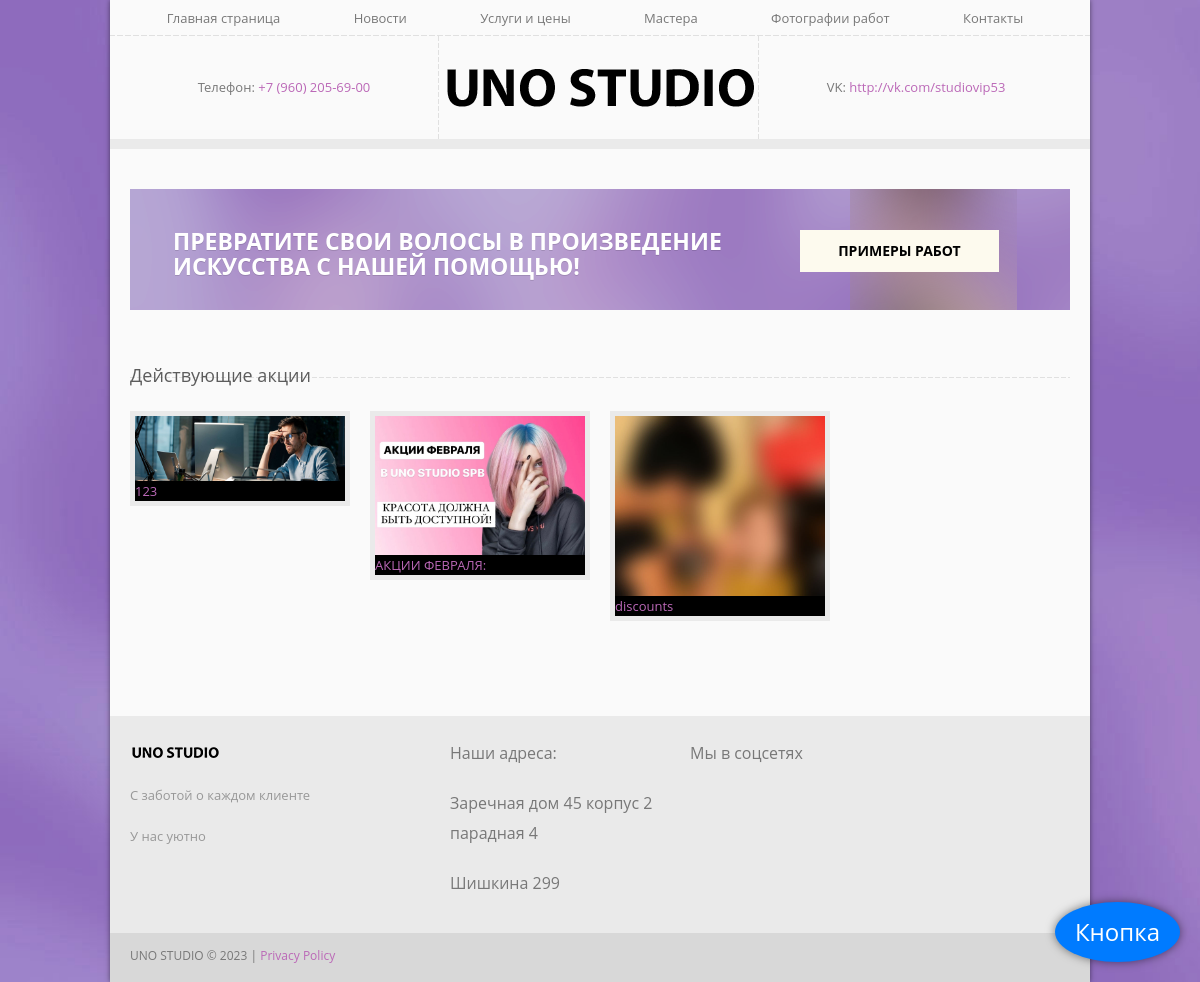
/, run on an earlier commit of the app's database.
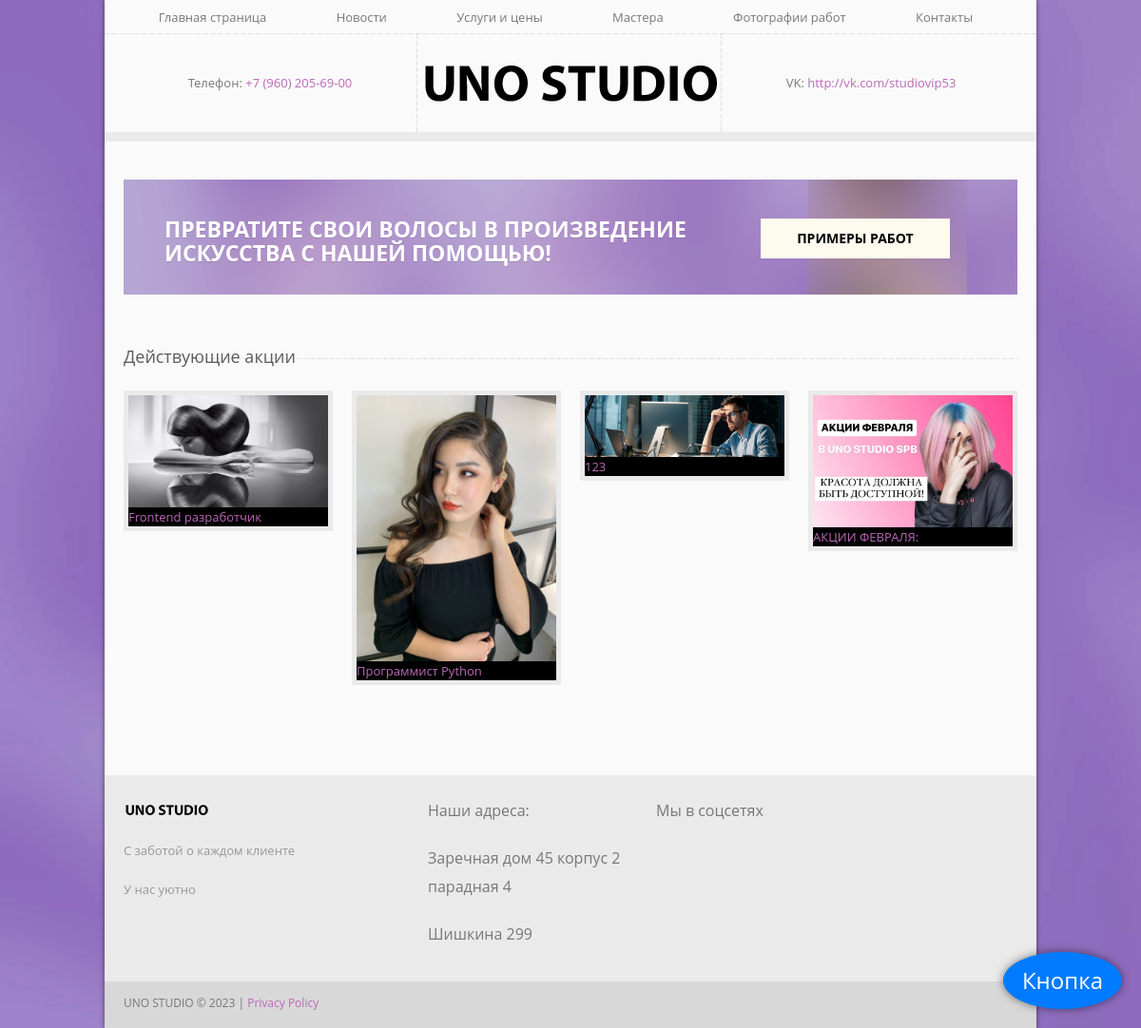
And on a later commit of the database.
### discount/models.py (models this page shows, shortened)
class Discount(models.Model):
    title = models.CharField(max_length=100)
    image = models.ImageField(upload_to='discount/images/')
    description = models.TextField()
    date = models.DateField(auto_now_add=True)

### discount/views.py (the view)
# urls.py: path("", views.index, name='index'),
def index(request):
    discount = Discount.objects.order_by('-date')
    slider = Slider.objects.all()
    context = {
        'discounts': discount,
        'sliders': slider
    }
    return render(request, 'discount/index.html', context)

### discount/templates/discount/index.html (shortened to what this page needs)
{% extends 'discount/base.html' %}
{% load static %}
{% block content %}
<div class="page_container">
			<div id="main_slider">
			</div>
			<div class="wrap welcome_bg">
				<div class="welcome_block">
					<span>Превратите свои волосы в произведение</br>искусства с нашей помощью!</span>
					<a class="welc_btn" href="javascript:void(0);">Примеры работ</a>
				</div>
			</div>
			<div class="wrap latest_news_block">
				<h2 class="title">Действующие акции</h2>
				<ul class="row">
					{% for discount in discounts %}
					<li class="span3 ">
						<div class="post_prev">
							<img src="{{ discount.image.url }}" alt="">
							<a href="{% url 'discount:detail' discount.id %}">{{ discount.title }} </a>
						</div>
					</li>
					{% endfor %}
				</ul>
			</div>
		</div>
{% endblock %}

### discount/templates/discount/base.html (shortened to what this page needs)
{% load static %}
<!DOCTYPE html>
<html lang="en">
<head>
<link rel="stylesheet" href="{% static 'css/style.css' %}">
<link rel="stylesheet" href="{% static 'css/prettyPhoto.css' %}">
<link rel="stylesheet" href="{% static 'css/camera.css' %}">
<link rel="stylesheet" href="{% static 'css/bootstrap.css' %}">
<link rel="stylesheet" href="{% static 'css/theme.css' %}">
<link rel="stylesheet" href="{% static 'css/bootstrap-responsive.css' %}">
<link rel="stylesheet" href="{% static 'css/tango/skin.css' %}">
</head>
<body>
<div class="container box_shadow">
	<div class="header">
		<div class="wrap">
			<div class="navbar navbar_ clearfix">
				<div class="container menu_bg">
					<nav class="main_menu">
						<div class="menu_wrap">
							<ul class="nav sf-menu">
								<li class=""><a href="{% url 'discount:index' %}">Главная страница</a></li>
								<li class=""><a href="{% url 'news:news' %}">Новости</a></li>
								<li class=""><a href="#">Услуги и цены</a></li>
								<li class=""><a href="#">Мастера</a></li>
								<li class=""><a href="#">Фотографии работ</a></li>
								<li class=""><a href="#">Контакты</a></li>
							</ul>
						</div>
					</nav>
				</div>
			</div>
			<div class="container">
				<div class="phone_block">Телефон: <span>+7 (960) 205-69-00</span></div>
				<div class="logo"><a href="{% url 'discount:index' %}"><img src="{% static 'image/logo.png' %}" alt="" /></a></div>
				<div class="email_block">VK: <a href="http://vk.com/studiovip53" target="_blank">http://vk.com/studiovip53</a></div>
			</div>
		</div>
	</div>
{% block content %}
{% endblock %}
<div id="footer">
			<div class="wrap">
				<div>
					<div class="row">
						<div class="span4">
							<a class="foot_logo" href="{% url 'discount:index' %}" alt=""><img src="{% static 'image/foot_logo.png' %}"/></a>
							<p>С заботой о каждом клиенте</p>
							<p>У нас уютно</p>
						</div>
						<div class="span3">
							<h2 class="title">Наши адреса:</h2>
							<h2 class="title" >Заречная дом 45 корпус 2 парадная 4</h2>
							<h2 class="title" >Шишкина 299</h2>
						</div>
						<div class="span5">
							<h2 class="title">Мы в соцсетях</h2>
						</div>
					</div>
				</div>
			</div>
		</div>
			<div class="footer_bottom">
				<div class="wrap">
					<div class="container">
						<div class="fleft copyright">UNO STUDIO &copy; 2023  |  <a href="javascript:void(0);">Privacy Policy</a></div>
					</div>
				</div>
			</div>
		</div>
<a href="#" class="floating-btn">Кнопка</a>
</body>
</html>

### discount/static/css/style.css (style rules this page uses)
.floating-btn { position: fixed; bottom: 20px; right: 20px; background-color: #007bff; color: #fff; border-radius: 50%; padding: 20px; font-size: 24px; text-align: center; box-shadow: 0px 0px 10px rgba(0, 0, 0, 0.5); z-index: 9999; }

### discount/static/css/camera.css (style rules this page uses)
#main_slider { margin:0 -20px 40px; border:5px solid #eaeaea; }

### discount/static/css/theme.css (style rules this page uses)
a, input, select, textarea { outline:none !important; -webkit-appearance: none; -webkit-border-radius: 0; }
a { color:#bb68b7; transition: all 0.2s ease-in-out; -webkit-transition: all 0.2s ease-in-out; }
body { overflow-x:hidden; position:relative; margin: 0; padding:0; font-family: 'Open Sans', sans-serif; font-weight:400; font-size: 13px; line-height: 20px; color: #989898; background-attachment: fixed; background-image: url(../image/bg.jpg); background-position: 0 0 !important; background-size:cover; background-repeat: no-repeat; }
.navbar { margin:0; }
.box_shadow { background:#fafafa; padding:0 20px; box-shadow:0 0 5px rgba(0,0,0,0.5); }
.header { padding: 0 20px; margin: 0 -20px; }
.fleft { float:left; }
img { outline:0; vertical-align:top; }
.logo { display:inline-block; width:321px; text-align:center; background:url(../image/logo_bg.png) repeat-y left top, url(../image/logo_bg.png) repeat-y right top; }
.logo img { max-width:100%; }
.email_block { float:right; width:308px; padding:41px 0 0; text-align:center; line-height:20px; font-size:13px; color:#787878; }
.phone_block { float:left; width:308px; padding:41px 0 0; text-align:center; line-height:20px; font-size:13px; color:#787878; }
.email_block a, .phone_block span { color:#bb68b7; }
.container.menu_bg { background:url(../image/menu_bg.png) repeat-x left bottom; margin:0 -20px; padding:0 20px; }
.navbar .nav { float:none; text-align:center; }
.menu_wrap .nav li { float:none; margin: 0; padding: 0; position: relative; display:inline-block; }
.menu_wrap .nav li:first-child { border-left: 0; padding-left:0; }
.menu_wrap .nav li a:focus, .menu_wrap .nav li a { position:relative; z-index:10; padding:0 35px; text-transform: none; line-height:36px; color: #787878; font-size:13px; text-align:left; text-shadow: none; }
.page_container { padding-bottom:45px; }
.welcome_block { position:relative; display:block; margin-bottom:50px; padding:40px 43px 19px; background-image:url(../image/welcome_bg.png); background-repeat:no-repeat; background-size:auto 100%; -webkit-background-size:auto 100%; }
.welcome_block:before { content:''; position:absolute; right:53px; top:0; width:167px; height:121px; background:url(../image/welcome_bg2.png) no-repeat; }
.welcome_block span { display:inline-block; text-transform:uppercase; font-weight:700; line-height:25px; font-size:23px; color:#fff; text-shadow:0 1px 0 rgba(0,0,0,0.12); }
.welcome_block a.welc_btn { position:relative; top:-19px; display:inline-block; margin-left:75px; padding:11px 38px; background:#fdfaee; text-transform:uppercase; font-weight:700; line-height:20px; font-size:14px; color: black; }
.latest_news_block { margin-bottom:35px; }
.post_prev { overflow:hidden; position:relative; background:#000; border:5px solid #eaeaea; transition: all 0.4s ease-in-out; -webkit-transition: all 0.4s ease-in-out; }
h1 small, h2 small, h3 small, h4 small, h5 small, h6 small, h1, h2, h3, h4, h5, h6 { font-weight:400; color:#5c5c5c; }
h2.title { padding:0; margin:0 0 20px 0; text-transform:none; line-height:31px; font-size:18px; color:#5c5c5c; background:url(../image/h2_bg.png) repeat-x; }
[class*="span"] { margin-bottom:15px; }
[class*="span"] img, [class*="span"] iframe { max-width:100%; }
ul, .follow_us ul, #footer ul { padding:0; margin:0; list-style:none; }
#footer { position:relative; margin:0 -20px; padding:22px 20px 0; background:#eaeaea; color:#989898; }
#footer a { color:#444544; }
#footer h2.title { margin-bottom:20px; background:none; border-bottom: 0; text-transform:none; line-height:30px; color:#787878; font-size:16px; }
#footer p { margin-bottom:21px; }
a.foot_logo { display:block; margin:0 0 18px; }
.footer_bottom { margin:0 -20px; background:#d8d8d8; padding:13px 0 16px; }
.copyright { padding:0; font-size:12px; color:#787878; }

What changed in the data, as far as the page shows it:
removed Discount: image (picture), title "discounts"
added Discount: image (picture), title "Frontend разработчик"
added Discount: image (picture), title "Программист Python"
